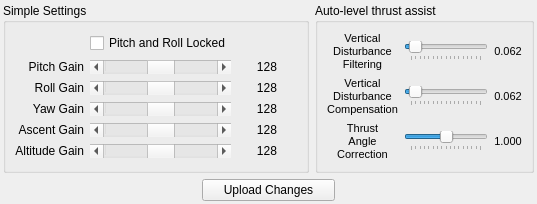
      <widget class="QWidget" name="Flight_Tab">
       <property name="autoFillBackground">
        <bool>true</bool>
       </property>
       <attribute name="title">
        <string>Flight Control Setup</string>
       </attribute>
       <layout class="QVBoxLayout" name="verticalLayout_15" stretch="3,1">
        <property name="leftMargin">
         <number>3</number>
        </property>
        <property name="topMargin">
         <number>3</number>
        </property>
        <property name="rightMargin">
         <number>3</number>
        </property>
        <property name="bottomMargin">
         <number>3</number>
        </property>
        <item>
         <layout class="QHBoxLayout" name="horizontalLayout_23">
          <item>
           <widget class="QGroupBox" name="groupBox_8">
            <property name="title">
             <string>Simple Settings</string>
            </property>
            <layout class="QGridLayout" name="gridLayout_6">
             <item row="0" column="1">
              <widget class="QCheckBox" name="cbPitchRollLocked">
               <property name="toolTip">
                <string>Use the same values for pitch and roll - typically for quads that are X frames, not H frames.</string>
               </property>
               <property name="text">
                <string>Pitch and Roll Locked</string>
               </property>
              </widget>
             </item>
             <item row="1" column="0">
              <widget class="QLabel" name="label_27">
               <property name="sizePolicy">
                <sizepolicy hsizetype="Preferred" vsizetype="Preferred">
                 <horstretch>1</horstretch>
                 <verstretch>0</verstretch>
                </sizepolicy>
               </property>
               <property name="text">
                <string>Pitch Gain</string>
               </property>
               <property name="alignment">
                <set>Qt::AlignRight|Qt::AlignTrailing|Qt::AlignVCenter</set>
               </property>
              </widget>
             </item>
             <item row="1" column="1">
              <widget class="QScrollBar" name="hsPitchGain">
               <property name="sizePolicy">
                <sizepolicy hsizetype="Minimum" vsizetype="Fixed">
                 <horstretch>2</horstretch>
                 <verstretch>0</verstretch>
                </sizepolicy>
               </property>
               <property name="toolTip">
                <string>Gain values affect how forcefully the controller responds to outside influence.  Higher numbers mean tighter control, but too high can cause instability.</string>
               </property>
               <property name="statusTip">
                <string/>
               </property>
               <property name="maximum">
                <number>256</number>
               </property>
               <property name="pageStep">
                <number>10</number>
               </property>
               <property name="value">
                <number>128</number>
               </property>
               <property name="orientation">
                <enum>Qt::Horizontal</enum>
               </property>
              </widget>
             </item>
             <item row="1" column="2">
              <widget class="QLabel" name="lblPitchGain">
               <property name="sizePolicy">
                <sizepolicy hsizetype="Minimum" vsizetype="Preferred">
                 <horstretch>0</horstretch>
                 <verstretch>0</verstretch>
                </sizepolicy>
               </property>
               <property name="minimumSize">
                <size>
                 <width>60</width>
                 <height>0</height>
                </size>
               </property>
               <property name="maximumSize">
                <size>
                 <width>80</width>
                 <height>16777215</height>
                </size>
               </property>
               <property name="text">
                <string>128</string>
               </property>
               <property name="alignment">
                <set>Qt::AlignCenter</set>
               </property>
              </widget>
             </item>
             <item row="2" column="0">
              <widget class="QLabel" name="label_28">
               <property name="sizePolicy">
                <sizepolicy hsizetype="Preferred" vsizetype="Preferred">
                 <horstretch>1</horstretch>
                 <verstretch>0</verstretch>
                </sizepolicy>
               </property>
               <property name="text">
                <string>Roll Gain</string>
               </property>
               <property name="alignment">
                <set>Qt::AlignRight|Qt::AlignTrailing|Qt::AlignVCenter</set>
               </property>
              </widget>
             </item>
             <item row="2" column="1">
              <widget class="QScrollBar" name="hsRollGain">
               <property name="sizePolicy">
                <sizepolicy hsizetype="Minimum" vsizetype="Fixed">
                 <horstretch>2</horstretch>
                 <verstretch>0</verstretch>
                </sizepolicy>
               </property>
               <property name="toolTip">
                <string>Gain values affect how forcefully the controller responds to outside influence.  Higher numbers mean tighter control, but too high can cause instability.</string>
               </property>
               <property name="maximum">
                <number>256</number>
               </property>
               <property name="pageStep">
                <number>10</number>
               </property>
               <property name="value">
                <number>128</number>
               </property>
               <property name="orientation">
                <enum>Qt::Horizontal</enum>
               </property>
              </widget>
             </item>
             <item row="2" column="2">
              <widget class="QLabel" name="lblRollGain">
               <property name="minimumSize">
                <size>
                 <width>60</width>
                 <height>0</height>
                </size>
               </property>
               <property name="maximumSize">
                <size>
                 <width>80</width>
                 <height>16777215</height>
                </size>
               </property>
               <property name="text">
                <string>128</string>
               </property>
               <property name="alignment">
                <set>Qt::AlignCenter</set>
               </property>
              </widget>
             </item>
             <item row="3" column="0">
              <widget class="QLabel" name="label_29">
               <property name="sizePolicy">
                <sizepolicy hsizetype="Preferred" vsizetype="Preferred">
                 <horstretch>1</horstretch>
                 <verstretch>0</verstretch>
                </sizepolicy>
               </property>
               <property name="text">
                <string>Yaw Gain</string>
               </property>
               <property name="alignment">
                <set>Qt::AlignRight|Qt::AlignTrailing|Qt::AlignVCenter</set>
               </property>
              </widget>
             </item>
             <item row="3" column="1">
              <widget class="QScrollBar" name="hsYawGain">
               <property name="sizePolicy">
                <sizepolicy hsizetype="Minimum" vsizetype="Fixed">
                 <horstretch>2</horstretch>
                 <verstretch>0</verstretch>
                </sizepolicy>
               </property>
               <property name="toolTip">
                <string>Gain values affect how forcefully the controller responds to outside influence.  Higher numbers mean tighter control, but too high can cause instability.</string>
               </property>
               <property name="maximum">
                <number>256</number>
               </property>
               <property name="pageStep">
                <number>10</number>
               </property>
               <property name="value">
                <number>128</number>
               </property>
               <property name="orientation">
                <enum>Qt::Horizontal</enum>
               </property>
              </widget>
             </item>
             <item row="3" column="2">
              <widget class="QLabel" name="lblYawGain">
               <property name="minimumSize">
                <size>
                 <width>60</width>
                 <height>0</height>
                </size>
               </property>
               <property name="maximumSize">
                <size>
                 <width>80</width>
                 <height>16777215</height>
                </size>
               </property>
               <property name="text">
                <string>128</string>
               </property>
               <property name="alignment">
                <set>Qt::AlignCenter</set>
               </property>
              </widget>
             </item>
             <item row="4" column="0">
              <widget class="QLabel" name="label_30">
               <property name="sizePolicy">
                <sizepolicy hsizetype="Preferred" vsizetype="Preferred">
                 <horstretch>1</horstretch>
                 <verstretch>0</verstretch>
                </sizepolicy>
               </property>
               <property name="text">
                <string>Ascent Gain</string>
               </property>
               <property name="alignment">
                <set>Qt::AlignRight|Qt::AlignTrailing|Qt::AlignVCenter</set>
               </property>
              </widget>
             </item>
             <item row="4" column="1">
              <widget class="QScrollBar" name="hsAscentGain">
               <property name="sizePolicy">
                <sizepolicy hsizetype="Minimum" vsizetype="Fixed">
                 <horstretch>2</horstretch>
                 <verstretch>0</verstretch>
                </sizepolicy>
               </property>
               <property name="toolTip">
                <string>Gain values affect how forcefully the controller responds to outside influence.  Higher numbers mean tighter control, but too high can cause instability.</string>
               </property>
               <property name="maximum">
                <number>256</number>
               </property>
               <property name="pageStep">
                <number>10</number>
               </property>
               <property name="value">
                <number>128</number>
               </property>
               <property name="orientation">
                <enum>Qt::Horizontal</enum>
               </property>
              </widget>
             </item>
             <item row="4" column="2">
              <widget class="QLabel" name="lblAscentGain">
               <property name="minimumSize">
                <size>
                 <width>60</width>
                 <height>0</height>
                </size>
               </property>
               <property name="maximumSize">
                <size>
                 <width>80</width>
                 <height>16777215</height>
                </size>
               </property>
               <property name="text">
                <string>128</string>
               </property>
               <property name="alignment">
                <set>Qt::AlignCenter</set>
               </property>
              </widget>
             </item>
             <item row="5" column="0">
              <widget class="QLabel" name="label_31">
               <property name="sizePolicy">
                <sizepolicy hsizetype="Preferred" vsizetype="Preferred">
                 <horstretch>1</horstretch>
                 <verstretch>0</verstretch>
                </sizepolicy>
               </property>
               <property name="text">
                <string>Altitude Gain</string>
               </property>
               <property name="alignment">
                <set>Qt::AlignRight|Qt::AlignTrailing|Qt::AlignVCenter</set>
               </property>
              </widget>
             </item>
             <item row="5" column="1">
              <widget class="QScrollBar" name="hsAltiGain">
               <property name="sizePolicy">
                <sizepolicy hsizetype="Minimum" vsizetype="Fixed">
                 <horstretch>2</horstretch>
                 <verstretch>0</verstretch>
                </sizepolicy>
               </property>
               <property name="toolTip">
                <string>Gain values affect how forcefully the controller responds to outside influence.  Higher numbers mean tighter control, but too high can cause instability.</string>
               </property>
               <property name="maximum">
                <number>256</number>
               </property>
               <property name="pageStep">
                <number>10</number>
               </property>
               <property name="value">
                <number>128</number>
               </property>
               <property name="orientation">
                <enum>Qt::Horizontal</enum>
               </property>
              </widget>
             </item>
             <item row="5" column="2">
              <widget class="QLabel" name="lblAltiGain">
               <property name="minimumSize">
                <size>
                 <width>60</width>
                 <height>0</height>
                </size>
               </property>
               <property name="maximumSize">
                <size>
                 <width>80</width>
                 <height>16777215</height>
                </size>
               </property>
               <property name="text">
                <string>128</string>
               </property>
               <property name="alignment">
                <set>Qt::AlignCenter</set>
               </property>
              </widget>
             </item>
            </layout>
           </widget>
          </item>
          <item>
           <widget class="QGroupBox" name="groupBox_10">
            <property name="title">
             <string>Auto-level thrust assist</string>
            </property>
            <layout class="QGridLayout" name="gridLayout_8">
             <item row="0" column="0">
              <widget class="QLabel" name="label_11">
               <property name="font">
                <font>
                 <pointsize>8</pointsize>
                </font>
               </property>
               <property name="toolTip">
                <string>Smaller numbers mean vertical disturbance filtering is lower.  (0 is no filtering)</string>
               </property>
               <property name="statusTip">
                <string/>
               </property>
               <property name="text">
                <string>&lt;html&gt;&lt;head/&gt;&lt;body&gt;&lt;p&gt;Vertical&lt;br/&gt;Disturbance&lt;br/&gt;Filtering&lt;/p&gt;&lt;/body&gt;&lt;/html&gt;</string>
               </property>
               <property name="alignment">
                <set>Qt::AlignCenter</set>
               </property>
              </widget>
             </item>
             <item row="0" column="1">
              <widget class="QSlider" name="hsAccelCorrectionFilter">
               <property name="toolTip">
                <string>Smaller numbers mean vertical disturbance filtering is lower.  (0 is no filtering)</string>
               </property>
               <property name="statusTip">
                <string/>
               </property>
               <property name="minimum">
                <number>0</number>
               </property>
               <property name="maximum">
                <number>256</number>
               </property>
               <property name="pageStep">
                <number>16</number>
               </property>
               <property name="value">
                <number>16</number>
               </property>
               <property name="orientation">
                <enum>Qt::Horizontal</enum>
               </property>
               <property name="invertedAppearance">
                <bool>false</bool>
               </property>
               <property name="invertedControls">
                <bool>false</bool>
               </property>
               <property name="tickPosition">
                <enum>QSlider::TicksBelow</enum>
               </property>
               <property name="tickInterval">
                <number>0</number>
               </property>
              </widget>
             </item>
             <item row="0" column="2">
              <widget class="QLabel" name="lblAccelCorrectionFilter">
               <property name="font">
                <font>
                 <pointsize>8</pointsize>
                </font>
               </property>
               <property name="toolTip">
                <string>Smaller numbers mean vertical disturbance filtering is lower.  (0 is no filtering)</string>
               </property>
               <property name="statusTip">
                <string/>
               </property>
               <property name="text">
                <string>0.062</string>
               </property>
               <property name="textFormat">
                <enum>Qt::PlainText</enum>
               </property>
               <property name="alignment">
                <set>Qt::AlignCenter</set>
               </property>
              </widget>
             </item>
             <item row="1" column="0">
              <widget class="QLabel" name="label_37">
               <property name="font">
                <font>
                 <pointsize>8</pointsize>
                </font>
               </property>
               <property name="toolTip">
                <string>How much turbulence compensation to apply - helps with throttle management</string>
               </property>
               <property name="statusTip">
                <string/>
               </property>
               <property name="text">
                <string>&lt;html&gt;&lt;head/&gt;&lt;body&gt;&lt;p&gt;Vertical&lt;br/&gt;Disturbance&lt;br/&gt;Compensation&lt;/p&gt;&lt;/body&gt;&lt;/html&gt;</string>
               </property>
               <property name="alignment">
                <set>Qt::AlignCenter</set>
               </property>
              </widget>
             </item>
             <item row="1" column="1">
              <widget class="QSlider" name="hsAccelCorrection">
               <property name="toolTip">
                <string>How much turbulence compensation to apply - helps with throttle management</string>
               </property>
               <property name="statusTip">
                <string/>
               </property>
               <property name="minimum">
                <number>0</number>
               </property>
               <property name="maximum">
                <number>256</number>
               </property>
               <property name="pageStep">
                <number>16</number>
               </property>
               <property name="value">
                <number>16</number>
               </property>
               <property name="orientation">
                <enum>Qt::Horizontal</enum>
               </property>
               <property name="invertedAppearance">
                <bool>false</bool>
               </property>
               <property name="invertedControls">
                <bool>false</bool>
               </property>
               <property name="tickPosition">
                <enum>QSlider::TicksBelow</enum>
               </property>
               <property name="tickInterval">
                <number>0</number>
               </property>
              </widget>
             </item>
             <item row="1" column="2">
              <widget class="QLabel" name="lblAccelCorrection">
               <property name="font">
                <font>
                 <pointsize>8</pointsize>
                </font>
               </property>
               <property name="toolTip">
                <string>How much turbulence compensation to apply - helps with throttle management</string>
               </property>
               <property name="statusTip">
                <string/>
               </property>
               <property name="text">
                <string>0.062</string>
               </property>
               <property name="textFormat">
                <enum>Qt::PlainText</enum>
               </property>
               <property name="alignment">
                <set>Qt::AlignCenter</set>
               </property>
              </widget>
             </item>
             <item row="2" column="0">
              <widget class="QLabel" name="label_10">
               <property name="font">
                <font>
                 <pointsize>8</pointsize>
                </font>
               </property>
               <property name="toolTip">
                <string>Compensates for loss of thrust when the craft is tilted.  (0 is disabled)</string>
               </property>
               <property name="statusTip">
                <string/>
               </property>
               <property name="text">
                <string>&lt;html&gt;&lt;head/&gt;&lt;body&gt;&lt;p&gt;Thrust&lt;br/&gt;Angle&lt;br/&gt;Correction&lt;/p&gt;&lt;/body&gt;&lt;/html&gt;</string>
               </property>
               <property name="alignment">
                <set>Qt::AlignCenter</set>
               </property>
              </widget>
             </item>
             <item row="2" column="1">
              <widget class="QSlider" name="hsThrustCorrection">
               <property name="toolTip">
                <string>Compensates for loss of thrust when the craft is tilted.  (0 is disabled)</string>
               </property>
               <property name="statusTip">
                <string/>
               </property>
               <property name="minimum">
                <number>0</number>
               </property>
               <property name="maximum">
                <number>512</number>
               </property>
               <property name="pageStep">
                <number>32</number>
               </property>
               <property name="value">
                <number>256</number>
               </property>
               <property name="orientation">
                <enum>Qt::Horizontal</enum>
               </property>
               <property name="tickPosition">
                <enum>QSlider::TicksBelow</enum>
               </property>
               <property name="tickInterval">
                <number>0</number>
               </property>
              </widget>
             </item>
             <item row="2" column="2">
              <widget class="QLabel" name="lblThrustCorrection">
               <property name="font">
                <font>
                 <pointsize>8</pointsize>
                </font>
               </property>
               <property name="toolTip">
                <string>Compensates for loss of thrust when the craft is tilted.  (0 is disabled)</string>
               </property>
               <property name="statusTip">
                <string/>
               </property>
               <property name="text">
                <string>1.000</string>
               </property>
               <property name="textFormat">
                <enum>Qt::PlainText</enum>
               </property>
               <property name="alignment">
                <set>Qt::AlignCenter</set>
               </property>
              </widget>
             </item>
            </layout>
           </widget>
          </item>
         </layout>
        </item>
        <item>
         <layout class="QHBoxLayout" name="horizontalLayout_26" stretch="3,2,3">
          <item>
           <spacer name="horizontalSpacer">
            <property name="orientation">
             <enum>Qt::Horizontal</enum>
            </property>
            <property name="sizeHint" stdset="0">
             <size>
              <width>40</width>
              <height>20</height>
             </size>
            </property>
           </spacer>
          </item>
          <item>
           <widget class="QPushButton" name="btnUploadFlightChanges">
            <property name="sizePolicy">
             <sizepolicy hsizetype="Minimum" vsizetype="Fixed">
              <horstretch>0</horstretch>
              <verstretch>0</verstretch>
             </sizepolicy>
            </property>
            <property name="toolTip">
             <string>Upload changes on this page to the flight controller</string>
            </property>
            <property name="text">
             <string>Upload Changes</string>
            </property>
           </widget>
          </item>
          <item>
           <spacer name="horizontalSpacer_2">
            <property name="orientation">
             <enum>Qt::Horizontal</enum>
            </property>
            <property name="sizeHint" stdset="0">
             <size>
              <width>40</width>
              <height>20</height>
             </size>
            </property>
           </spacer>
          </item>
         </layout>
        </item>
       </layout>
      </widget>
